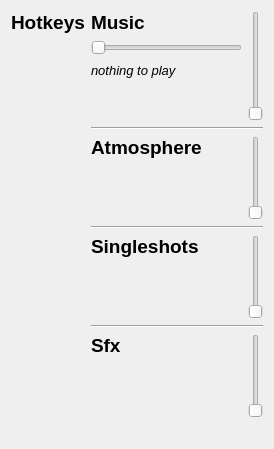
<?xml version="1.0" encoding="UTF-8"?>
<ui version="4.0">
 <class>FrameGenerator</class>
 <widget class="QWidget" name="FrameGenerator">
  <property name="windowTitle">
   <string>Form</string>
  </property>
  <layout class="QVBoxLayout" name="verticalLayout_8">
   <item>
    <layout class="QHBoxLayout" name="horizontalLayout">
     <item>
      <layout class="QVBoxLayout" name="verticalLayout_3">
       <item>
        <layout class="QHBoxLayout" name="horizontalLayout_7">
         <item>
          <widget class="QLabel" name="label_3">
           <property name="minimumSize">
            <size>
             <width>60</width>
             <height>0</height>
            </size>
           </property>
           <property name="font">
            <font>
             <pointsize>14</pointsize>
             <weight>75</weight>
             <bold>true</bold>
            </font>
           </property>
           <property name="text">
            <string>Hotkeys</string>
           </property>
          </widget>
         </item>
        </layout>
       </item>
       <item>
        <layout class="QHBoxLayout" name="horizontalLayout_9">
         <item>
          <layout class="QGridLayout" name="hotkeysButtonLayout"/>
         </item>
        </layout>
       </item>
       <item>
        <spacer name="verticalSpacer_2">
         <property name="orientation">
          <enum>Qt::Vertical</enum>
         </property>
         <property name="sizeHint" stdset="0">
          <size>
           <width>20</width>
           <height>17</height>
          </size>
         </property>
        </spacer>
       </item>
      </layout>
     </item>
     <item>
      <layout class="QVBoxLayout" name="verticalLayout_7">
       <item>
        <layout class="QHBoxLayout" name="horizontalLayout_8">
         <item>
          <layout class="QVBoxLayout" name="verticalLayout_10">
           <item>
            <widget class="QLabel" name="musicLabel">
             <property name="font">
              <font>
               <pointsize>14</pointsize>
               <weight>75</weight>
               <bold>true</bold>
              </font>
             </property>
             <property name="text">
              <string>Music</string>
             </property>
            </widget>
           </item>
           <item>
            <layout class="QVBoxLayout" name="verticalLayout_2">
             <item>
              <layout class="QVBoxLayout" name="verticalLayout">
               <item>
                <layout class="QHBoxLayout" name="music_select_layout">
                 <item>
                  <widget class="QSlider" name="musicSeek">
                   <property name="enabled">
                    <bool>false</bool>
                   </property>
                   <property name="orientation">
                    <enum>Qt::Horizontal</enum>
                   </property>
                  </widget>
                 </item>
                </layout>
               </item>
               <item>
                <layout class="QHBoxLayout" name="music_control_layout">
                 <item>
                  <widget class="QLabel" name="musicTagLabel">
                   <property name="text">
                    <string>&lt;!DOCTYPE HTML PUBLIC &quot;-//W3C//DTD HTML 4.0//EN&quot; &quot;http://www.w3.org/TR/REC-html40/strict.dtd&quot;&gt;
&lt;html&gt;&lt;head&gt;&lt;meta name=&quot;qrichtext&quot; content=&quot;1&quot; /&gt;&lt;style type=&quot;text/css&quot;&gt;
p, li { white-space: pre-wrap; }
&lt;/style&gt;&lt;/head&gt;&lt;body style=&quot; font-family:'Droid Sans'; font-size:10pt; font-weight:400; font-style:normal;&quot;&gt;
&lt;p style=&quot; margin-top:0px; margin-bottom:0px; margin-left:0px; margin-right:0px; -qt-block-indent:0; text-indent:0px;&quot;&gt;&lt;span style=&quot; font-style:italic;&quot;&gt;nothing to play&lt;/span&gt;&lt;/p&gt;&lt;/body&gt;&lt;/html&gt;</string>
                   </property>
                  </widget>
                 </item>
                 <item>
                  <spacer name="horizontalSpacer_3">
                   <property name="orientation">
                    <enum>Qt::Horizontal</enum>
                   </property>
                   <property name="sizeHint" stdset="0">
                    <size>
                     <width>40</width>
                     <height>20</height>
                    </size>
                   </property>
                  </spacer>
                 </item>
                </layout>
               </item>
              </layout>
             </item>
             <item>
              <spacer name="verticalSpacer_3">
               <property name="orientation">
                <enum>Qt::Vertical</enum>
               </property>
               <property name="sizeHint" stdset="0">
                <size>
                 <width>20</width>
                 <height>40</height>
                </size>
               </property>
              </spacer>
             </item>
            </layout>
           </item>
          </layout>
         </item>
         <item>
          <widget class="QSlider" name="musicVolume">
           <property name="maximum">
            <number>100</number>
           </property>
           <property name="orientation">
            <enum>Qt::Vertical</enum>
           </property>
          </widget>
         </item>
        </layout>
       </item>
       <item>
        <widget class="Line" name="line_4">
         <property name="orientation">
          <enum>Qt::Horizontal</enum>
         </property>
        </widget>
       </item>
       <item>
        <layout class="QHBoxLayout" name="horizontalLayout_5">
         <item>
          <layout class="QVBoxLayout" name="verticalLayout_5">
           <item>
            <widget class="QLabel" name="label_2">
             <property name="font">
              <font>
               <pointsize>14</pointsize>
               <weight>75</weight>
               <bold>true</bold>
              </font>
             </property>
             <property name="text">
              <string>Atmosphere</string>
             </property>
            </widget>
           </item>
           <item>
            <layout class="QGridLayout" name="atmosphereButtonLayout"/>
           </item>
           <item>
            <spacer name="verticalSpacer_7">
             <property name="orientation">
              <enum>Qt::Vertical</enum>
             </property>
             <property name="sizeHint" stdset="0">
              <size>
               <width>20</width>
               <height>40</height>
              </size>
             </property>
            </spacer>
           </item>
          </layout>
         </item>
         <item>
          <spacer name="horizontalSpacer_2">
           <property name="orientation">
            <enum>Qt::Horizontal</enum>
           </property>
           <property name="sizeHint" stdset="0">
            <size>
             <width>40</width>
             <height>20</height>
            </size>
           </property>
          </spacer>
         </item>
         <item>
          <widget class="QSlider" name="atmosphereVolume">
           <property name="maximum">
            <number>100</number>
           </property>
           <property name="orientation">
            <enum>Qt::Vertical</enum>
           </property>
          </widget>
         </item>
        </layout>
       </item>
       <item>
        <widget class="Line" name="line_2">
         <property name="orientation">
          <enum>Qt::Horizontal</enum>
         </property>
        </widget>
       </item>
       <item>
        <layout class="QHBoxLayout" name="horizontalLayout_4">
         <item>
          <layout class="QVBoxLayout" name="verticalLayout_4">
           <item>
            <widget class="QLabel" name="label">
             <property name="font">
              <font>
               <pointsize>14</pointsize>
               <weight>75</weight>
               <bold>true</bold>
              </font>
             </property>
             <property name="text">
              <string>Singleshots</string>
             </property>
            </widget>
           </item>
           <item>
            <layout class="QGridLayout" name="singleshotButtonLayout"/>
           </item>
           <item>
            <spacer name="verticalSpacer">
             <property name="orientation">
              <enum>Qt::Vertical</enum>
             </property>
             <property name="sizeHint" stdset="0">
              <size>
               <width>20</width>
               <height>40</height>
              </size>
             </property>
            </spacer>
           </item>
          </layout>
         </item>
         <item>
          <spacer name="horizontalSpacer_4">
           <property name="orientation">
            <enum>Qt::Horizontal</enum>
           </property>
           <property name="sizeHint" stdset="0">
            <size>
             <width>40</width>
             <height>20</height>
            </size>
           </property>
          </spacer>
         </item>
         <item>
          <widget class="QSlider" name="singleshotVolume">
           <property name="maximum">
            <number>100</number>
           </property>
           <property name="orientation">
            <enum>Qt::Vertical</enum>
           </property>
          </widget>
         </item>
        </layout>
       </item>
       <item>
        <widget class="Line" name="line">
         <property name="orientation">
          <enum>Qt::Horizontal</enum>
         </property>
        </widget>
       </item>
       <item>
        <layout class="QHBoxLayout" name="horizontalLayout_6">
         <item>
          <layout class="QVBoxLayout" name="verticalLayout_6">
           <item>
            <widget class="QLabel" name="label_4">
             <property name="font">
              <font>
               <pointsize>14</pointsize>
               <weight>75</weight>
               <bold>true</bold>
              </font>
             </property>
             <property name="text">
              <string>Sfx</string>
             </property>
            </widget>
           </item>
           <item>
            <layout class="QGridLayout" name="sfxButtonLayout"/>
           </item>
           <item>
            <spacer name="verticalSpacer_6">
             <property name="orientation">
              <enum>Qt::Vertical</enum>
             </property>
             <property name="sizeHint" stdset="0">
              <size>
               <width>20</width>
               <height>40</height>
              </size>
             </property>
            </spacer>
           </item>
          </layout>
         </item>
         <item>
          <spacer name="horizontalSpacer">
           <property name="orientation">
            <enum>Qt::Horizontal</enum>
           </property>
           <property name="sizeHint" stdset="0">
            <size>
             <width>40</width>
             <height>20</height>
            </size>
           </property>
          </spacer>
         </item>
         <item>
          <widget class="QSlider" name="sfxVolume">
           <property name="maximum">
            <number>100</number>
           </property>
           <property name="orientation">
            <enum>Qt::Vertical</enum>
           </property>
          </widget>
         </item>
        </layout>
       </item>
       <item>
        <spacer name="horizontalSpacer_7">
         <property name="orientation">
          <enum>Qt::Horizontal</enum>
         </property>
         <property name="sizeHint" stdset="0">
          <size>
           <width>40</width>
           <height>20</height>
          </size>
         </property>
        </spacer>
       </item>
      </layout>
     </item>
    </layout>
   </item>
  </layout>
 </widget>
 <resources/>
 <connections/>
</ui>
